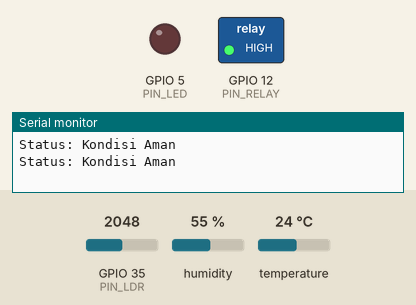
A sketch run on a simulated ESP32. On the bench: switched loads named in the sketch (green lamp = pin HIGH), output pins drawn as LEDs (lit = HIGH), the last lines printed to the serial monitor. The test bench sets the inputs (shaded band); at power-on: temperature 24 °C, GPIO 35 (PIN_LDR) = 2048, humidity 55 %.

Above: at 2.8 s.
2.9 s: temperature set to 33.5 °C
5.6 s: temperature set to 34.5 °C
At 6.7 s:
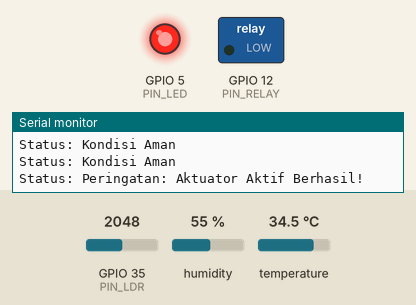
8.3 s: temperature set to 12 °C
At 11.2 s:
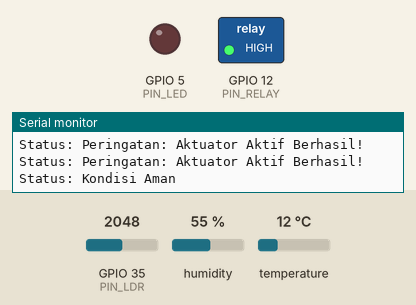
11.5 s: temperature set to 41 °C
At 13.1 s:
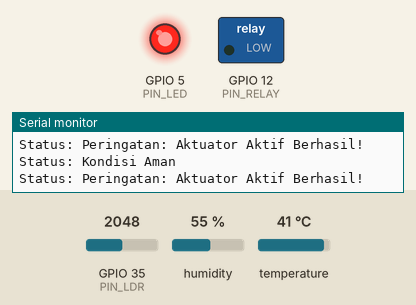
Timing chart, 0 to 14.6 s (numbered marks = the images above; inputs shaded):
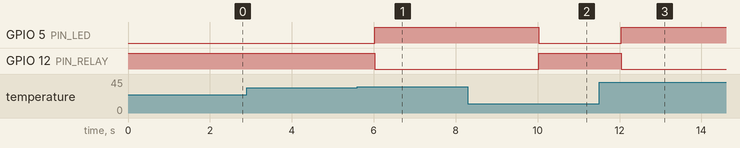

The sketch:

sketch.ino
```cpp
#include "DHT.h"

// Pemetaan Pin ESP32
#define PIN_LDR 35     // Analog Out (AO) LDR ke GPIO 34
#define PIN_DHT 13     // Data DHT22 ke GPIO 13
#define PIN_RELAY 12   // Input Relay ke GPIO 12
#define PIN_LED 5      // LED Indikator ke GPIO 5

#define DHTTYPE DHT22

DHT dht(PIN_DHT, DHTTYPE);

// Konfigurasi Active LOW Modul Relay
#define RELAY_ON LOW
#define RELAY_OFF HIGH

void setup() {
  Serial.begin(115200);

  pinMode(PIN_RELAY, OUTPUT);
  pinMode(PIN_LED, OUTPUT);

  // Matikan relay dan LED saat awal menyala
  digitalWrite(PIN_RELAY, RELAY_OFF);
  digitalWrite(PIN_LED, LOW);

  dht.begin();
  Serial.println("System Initialized: Smart Warehouse Rule Engine Active!");
}

void loop() {
  float suhu = dht.readTemperature();
  int nilaiLDR = analogRead(PIN_LDR);

  if (isnan(suhu)) return;

  // Tentukan status yang SEHARUSNYA (Target State)
  bool butuhAktuator = (suhu > 34.0 || nilaiLDR < 1200);
  int targetRelay = butuhAktuator ? RELAY_ON : RELAY_OFF;

  // Perintahkan Pin
  digitalWrite(PIN_RELAY, targetRelay);
  digitalWrite(PIN_LED, butuhAktuator ? HIGH : LOW);

  // --- CEK DETEKSI KEGAGALAN (Hardware Read-Back) ---
  int statusFisikPin = digitalRead(PIN_RELAY);

  if (statusFisikPin != targetRelay) {
    Serial.println("ALERT ERROR: Aktuator GAGAL Merespons! (Pin Mismatch)");
  } else if (butuhAktuator) {
    Serial.println("Status: Peringatan: Aktuator Aktif Berhasil!");
  } else {
    Serial.println("Status: Kondisi Aman");
  }

  delay(2000);
}
```

Measured:
- the behaviour switches between 34 and 34.1 °C on temperature (found by bisection; images 0 and 1)
- after the input at 5.6 s, GPIO 5 (PIN_LED): LOW → HIGH after 0.42 s; GPIO 12 (PIN_RELAY): HIGH → LOW after 0.42 s
- after the input at 8.3 s, GPIO 5 (PIN_LED): HIGH → LOW after 1.7 s; GPIO 12 (PIN_RELAY): LOW → HIGH after 1.7 s
- after the input at 11.5 s, GPIO 5 (PIN_LED): LOW → HIGH after 0.54 s; GPIO 12 (PIN_RELAY): HIGH → LOW after 0.54 s
